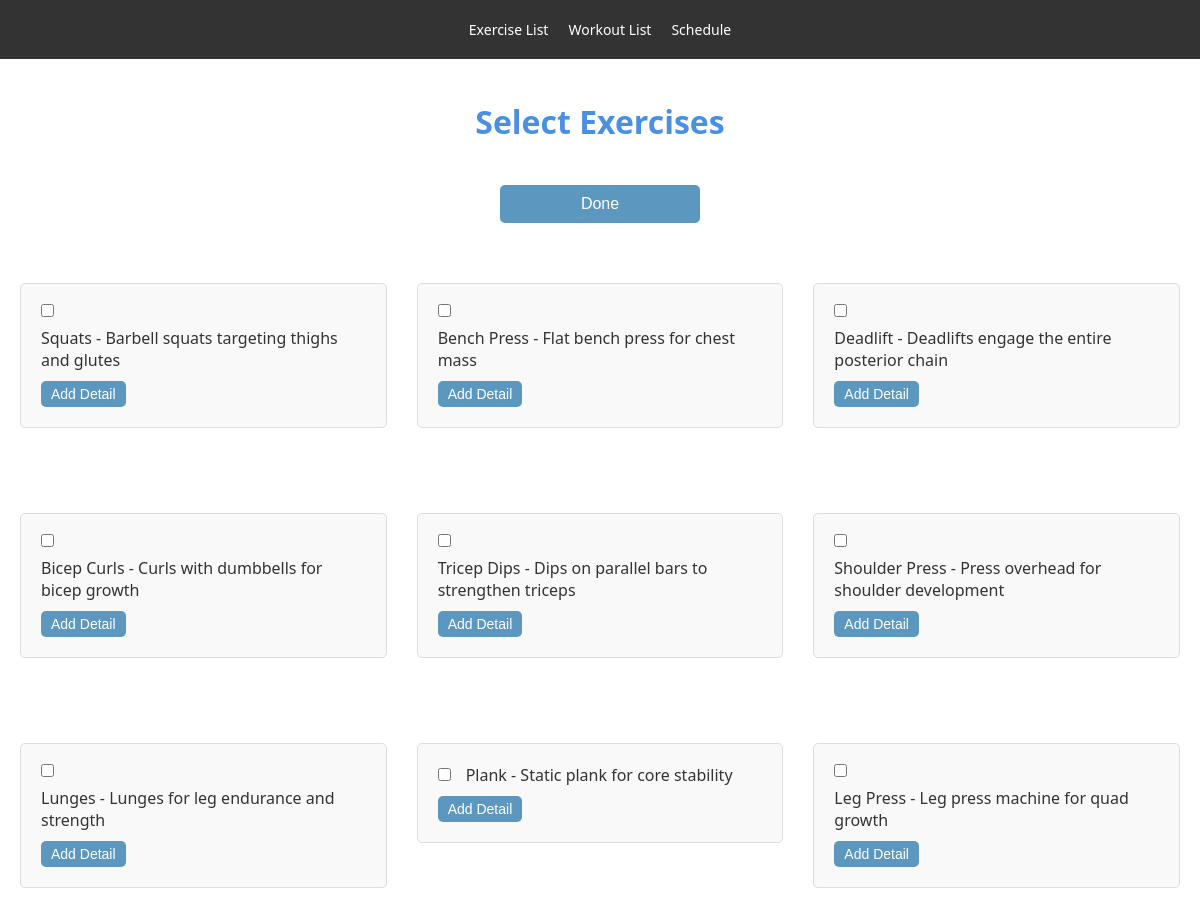
Screenshot of /select-exercise/4 with the database file from the repository.
### tables this page shows
CREATE TABLE Exercise (
    exercise_id INTEGER PRIMARY KEY,
    name TEXT,
    exercise_detail_id INTEGER,
    rating INTEGER CHECK (rating >= 1 AND rating <= 10),
    intensity TEXT CHECK (intensity IN ('Light', 'Moderate', 'Vigorous')),
    muscle_group TEXT CHECK (muscle_group IN ('Chest', 'Back', 'Shoulders', 'Arms', 'Abdominals', 'Lower Back', 'Hips', 'Thighs', 'Legs', 'Adductors and Abductors')),
    description TEXT,
    FOREIGN KEY (exercise_detail_id) REFERENCES Exercise_Detail(exercise_detail_id)
);

### app.py (the view)
@app.route('/select-exercise/<int:workout_id>')
def select_exercise(workout_id):
    try:
        exercises = get_exercises_without_details()  # Fetch exercises without details
        return render_template('select-exercise.html', exercises=exercises, workout_id=workout_id)
    except Exception as e:
        flash('Error fetching exercises: ' + str(e), 'error')
        return redirect(url_for('workout_list'))

### app.py (called while the page is built)
def get_db():
    if 'sqlite_db' not in g:
        g.sqlite_db = sqlite3.connect(DATABASE)
        g.sqlite_db.row_factory = sqlite3.Row
    return g.sqlite_db

def get_exercises_without_details():
    try:
        db = get_db()  # Assuming this function returns the database connection
        cur = db.cursor()
        cur.execute('''
            SELECT * FROM Exercise
        ''')
        rows = cur.fetchall()
        exercises = []
        for row in rows:
            exercise = dict(row)
            exercises.append(exercise)
        return exercises
    except Exception as e:
        raise RuntimeError("Error fetching exercises without details: " + str(e))

### templates/select-exercise.html (shortened to what this page needs)
<!DOCTYPE html>
<html lang="en">
<head>
    <link rel="stylesheet" href="{{ url_for('static', filename='styles.css') }}">
</head>
<body>
    <header>
        <nav>
            <ul>
                <li><a href="{{ url_for('exercise_list') }}">Exercise List</a></li>
                <li><a href="{{ url_for('workout_list') }}">Workout List</a></li>
                <li><a href="{{ url_for('schedule') }}">Schedule</a></li>
            </ul>
        </nav>
    </header>
    <h1>Select Exercises</h1>
    <button id="done-button" class="done-button">Done</button>
    <div id="exercises-container" class="exercises-container">
        {% for exercise in exercises %}
            <div class="exercise-container">
                <form class="exercise-form" data-exercise-id="{{ exercise.exercise_id }}">
                    <input type="checkbox" name="exercise-checkbox" id="exercise-{{ exercise.exercise_id }}" value="{{ exercise.exercise_id }}">
                    <label for="exercise-{{ exercise.exercise_id }}">{{ exercise.name }} - {{ exercise.description }}</label>
                    <button type="button" class="show-detail-button">Add Detail</button>
                </form>
            </div>
        {% endfor %}
    </div>
</body>
</html>

### static/styles.css (style rules this page uses)
body { font-family: 'Segoe UI', Tahoma, Geneva, Verdana, sans-serif; margin: 0; padding: 0; background-color: #ffffff; color: #333; height: 100vh; }
h1 { color: #4a90e2; text-align: center; padding: 20px 0; }
ul { list-style-type: none; padding: 0; }
li { font-size: 14px; color: #555; }
.exercise-container { margin-bottom: 20px; }
.exercise-form { display: flex; flex-wrap: wrap; align-items: center; padding: 10px; border: 1px solid #ccc; }
.exercise-form label, .exercise-form input, .exercise-form select, .exercise-form button { margin: 5px; }
.show-detail-button, .add-detail-button { margin-top: 10px; }
.container, .exercises-container, .workouts-container { display: grid; grid-template-columns: repeat(3, 1fr); gap: 30px; padding: 20px; max-width: 1200px; margin: 20px auto; box-shadow: 0 2px 6px rgba(0, 0, 0, 0.05); }
button, .btn { padding: 8px 15px; margin-right: 5px; font-size: 14px; color: #fff; background-color: #5c97bf; border: none; border-radius: 5px; cursor: pointer; }
nav { background: #333; color: #fff; padding: 20px 0; text-align: center; }
nav ul { padding: 0; margin: 0; display: flex; justify-content: center; }
nav ul li { display: inline-block; margin-right: 20px; }
nav ul li:last-child { margin-right: 0; }
nav ul li a { color: #fff; text-decoration: none; }
.exercise-form { margin-bottom: 15px; padding: 10px; border: 1px solid #ddd; background-color: #f9f9f9; }
.exercise-form label { margin-right: 10px; }
.exercise-form input[type="text"], .exercise-form input[type="checkbox"] { margin-right: 10px; }
.exercise-form { margin-top: 20px; background: #f9f9f9; padding: 15px; border-radius: 5px; }
.exercise-form button { padding: 5px 10px; background-color: #5c97bf; color: white; border: none; border-radius: 5px; cursor: pointer; }
.done-button { display: block; width: 200px; margin: 20px auto 0; padding: 10px; font-size: 16px; color: #fff; background-color: #5c97bf; border: none; border-radius: 5px; cursor: pointer; text-align: center; text-decoration: none; }

### rows the page displays
Exercise: name "Squats", description "Barbell squats targeting thighs and glutes"
Exercise: name "Bench Press", description "Flat bench press for chest mass"
Exercise: name "Deadlift", description "Deadlifts engage the entire posterior chain"
Exercise: name "Bicep Curls", description "Curls with dumbbells for bicep growth"
Exercise: name "Tricep Dips", description "Dips on parallel bars to strengthen triceps"
Exercise: name "Shoulder Press", description "Press overhead for shoulder development"
Exercise: name "Lunges", description "Lunges for leg endurance and strength"
Exercise: name "Plank", description "Static plank for core stability"
Exercise: name "Leg Press", description "Leg press machine for quad growth"
